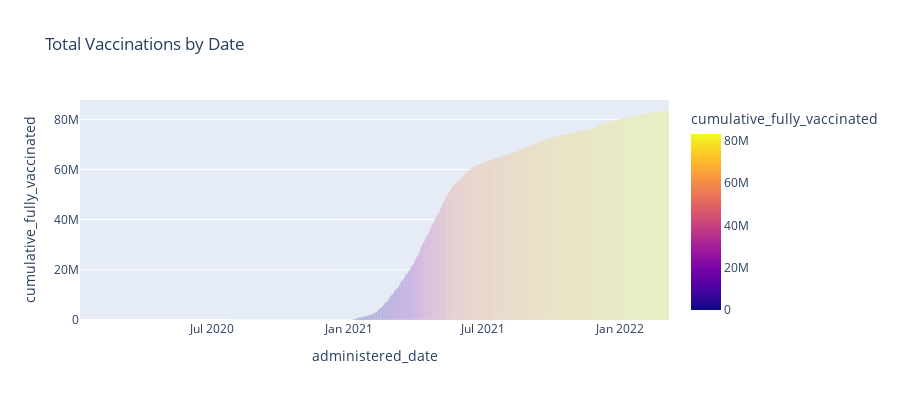

The notebook cell saved with this chart:
### Code cell
#plot 'date' vs 'total vaccinations' 
fig = px.bar(covid_vacc_by_date, x = covid_vacc_by_date.index, y ='cumulative_fully_vaccinated', hover_data=['cumulative_fully_vaccinated'],color='cumulative_fully_vaccinated',height=400, title='Total Vaccinations by Date')

fig.show()

### Figure 1 — Plotly figure (JSON) as saved in the notebook; plotly's stock layout.template omitted (floating-point values rounded to 4 significant figures; data arrays with more than 128 entries replaced by an {"elided": "..."} marker saying what was removed)
{"data": [{"alignmentgroup": "True", "hovertemplate": "administered_date=%{x}<br>cumulative_fully_vaccinated=%{marker.color}<extra></extra>", "legendgroup": "", "marker": {"color": {"elided": "592 int values"}, "coloraxis": "coloraxis", "pattern": {"shape": ""}}, "name": "", "offsetgroup": "", "orientation": "v", "showlegend": false, "textposition": "auto", "type": "bar", "x": {"elided": "592 str values"}, "xaxis": "x", "y": {"elided": "592 int values"}, "yaxis": "y"}], "layout": {"barmode": "relative", "coloraxis": {"colorbar": {"title": {"text": "cumulative_fully_vaccinated"}}, "colorscale": [[0, "#0d0887"], [0.1111, "#46039f"], [0.2222, "#7201a8"], [0.3333, "#9c179e"], [0.4444, "#bd3786"], [0.5556, "#d8576b"], [0.6667, "#ed7953"], [0.7778, "#fb9f3a"], [0.8889, "#fdca26"], [1, "#f0f921"]]}, "height": 400, "legend": {"tracegroupgap": 0}, "title": {"text": "Total Vaccinations by Date"}, "xaxis": {"anchor": "y", "domain": [0, 1], "title": {"text": "administered_date"}}, "yaxis": {"anchor": "x", "domain": [0, 1], "title": {"text": "cumulative_fully_vaccinated"}}}}
